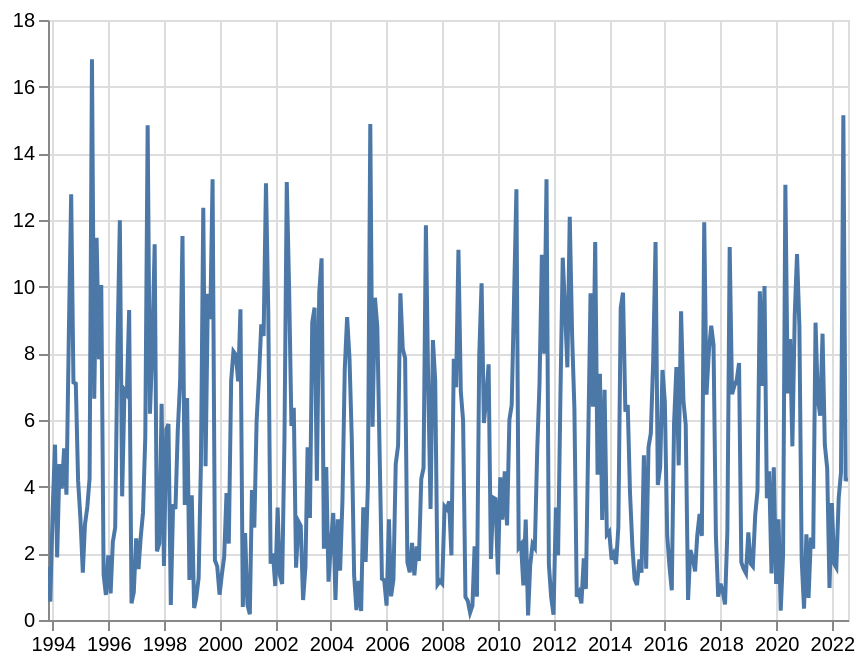

The notebook cell saved with this chart:
### Code cell
PRECIPITATION.query("fips == 12086").truncate(before="11/1993")["precipitation"].plot(
    title="Precipitation: Miami-Dade"
)

### Figure 1 — Vega-Lite specification as saved in the notebook (floating-point values rounded to 4 significant figures; data arrays with more than 128 entries replaced by an {"elided": "..."} marker saying what was removed)
{"config": {"view": {"continuousWidth": 400, "continuousHeight": 300}}, "data": {"name": "data-61fedeeb28ef122a641195ff35a8db8a"}, "mark": {"type": "line"}, "encoding": {"tooltip": [{"field": "date", "type": "temporal"}, {"field": "precipitation", "type": "quantitative"}], "x": {"field": "date", "title": null, "type": "temporal"}, "y": {"field": "precipitation", "title": null, "type": "quantitative"}}, "selection": {"selector003": {"type": "interval", "bind": "scales", "encodings": ["x", "y"]}}, "$schema": "https://vega.github.io/schema/vega-lite/v4.17.0.json", "datasets": {"data-61fedeeb28ef122a641195ff35a8db8a": {"elided": "346 records"}}}
